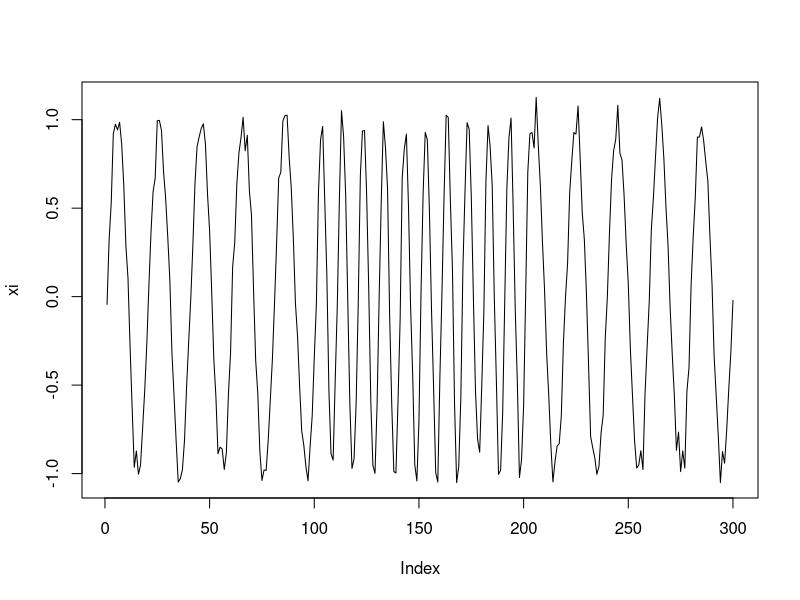
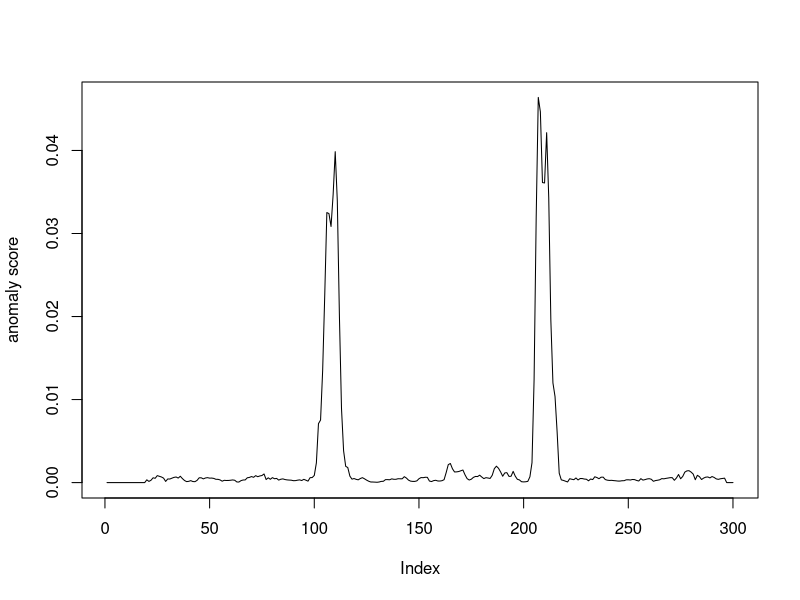

These figures' R source, in order:
# 特異スペクトル変換法を用いて変化度を計算

# 人為的にsinを合成して作成した検証データ
set.seed(1)
tt <- 0.1
x1 <- seq(0, 10, by = tt)
x2 <- seq(10.1, 20, by = tt)
x3 <- seq(20.2, 30, by = tt)
y1 <- sin(pi * x1) + rnorm(length(x1), sd = 0.07)
y2 <- sin(2 * pi * x2) + rnorm(length(x2), sd = 0.07)
y3 <- sin(pi * x3) + rnorm(length(x3), sd = 0.07)
xi <- c(y1, y2, y3)
# 検証データ部分を図示
plot(xi, type = "l")

# 以降はパラメータが異なるだけで、実行例 7.2と同じ
w <- 10 # 窓幅w
m <- 2 # パターン数m
k <- 10 # 履歴行列の列サイズk
L <- 5 # ラグL
Tt <- length(xi)
score <- rep(0, Tt) # 変化度の入れ物

for (t in (w + k):(Tt - L  + 1)) {
  tstart <- t - w - k + 1 # 左の行列の範囲
  tend <- t - 1
  X1 <- t(embed(xi[tstart:tend], w)) # 部分時系列を並べた行列を作成
  X1 <- X1[w:1, ] # 時間の順序を逆にする
  
  tstart <- t - w - k + 1 + L # 右の行列の範囲
  tend <- t - 1 + L
  X2 <- t(embed(xi[tstart:tend], w))
  X2 <- X2[w:1, ]
  
  U1 <- svd(X1)$u[, 1:m] # X1 の特異値分解
  U2 <- svd(X2)$u[, 1:m] # X2 の特異値分解
  sig1 <- svd(t(U1) %*% U2)$d[1] # 部分空間同士の重なり度合い
  score[t] <- 1 - sig1 ^ 2 # 変化度の計算
}

# 異常度の図示
plot(score, ylab = "anomaly score", type = "l")
